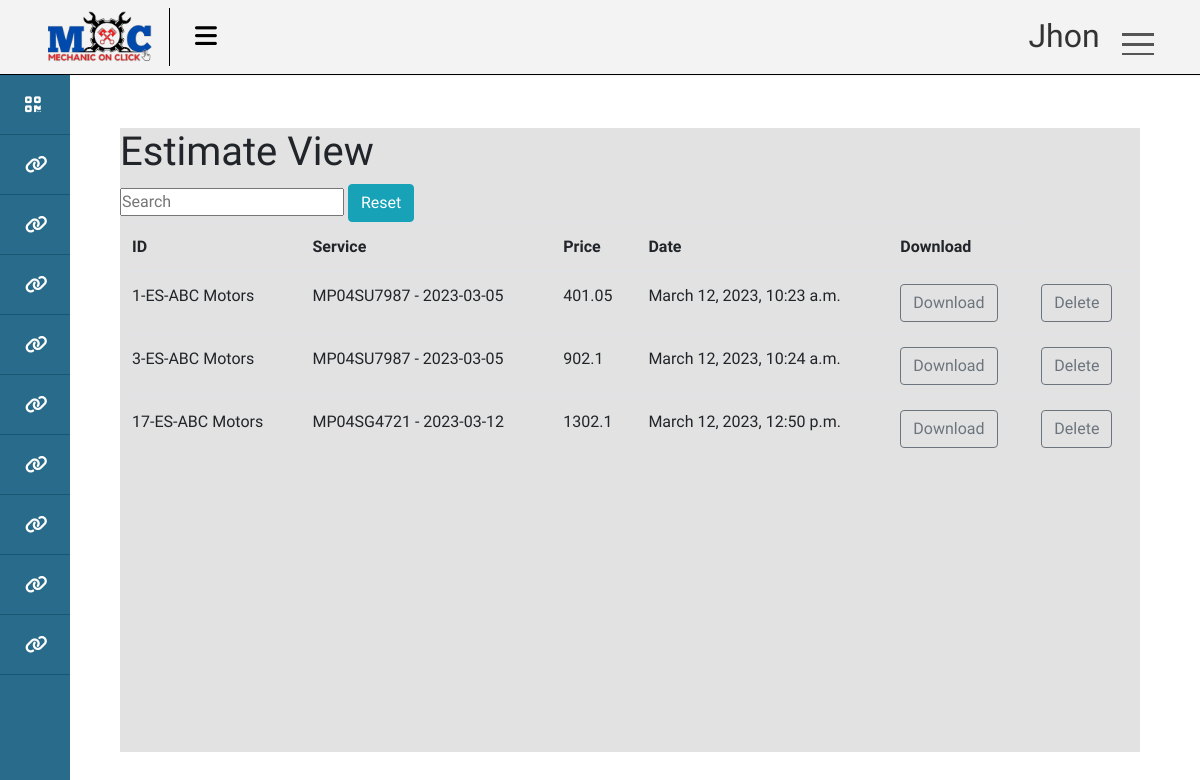
/estimates/ (signed in), run on the app's committed database.
### account/models.py (models this page shows)
class User(AbstractUser):
    class Role(models.TextChoices):
        ADMIN = "ADMIN" , "Admin"
        CUSTOMER = 'CUSTOMER' , "Customer"
        EMPLOYEE = 'EMPLOYEE' , 'Employee'
        HR = 'HR' , 'Human Resource Manager'
        SM = 'SM' , 'Service Manager'
        SA = 'SA' , 'Service Advisor'
        NA = 'NA' , 'NA'
        BSM = 'BSM' , 'Body Shop Manager'
        BSA = 'BSA' , 'Body Shop Advisor'
        CRM = 'CRM' , 'Customer Relationship Manager'
        SPM = 'SPM' , 'Spare Part Manager'
        SPE = 'SPE' , 'Spare Part Executive'
        AM  = 'AM' , 'Account Manager'
    phone = models.CharField(max_length=13,unique=True , null=True , blank=True)
    role = models.CharField(max_length=50 , choices=Role.choices ,default= Role.CUSTOMER)
    is_active = models.BooleanField(default=False)

### ERP/models.py (models this page shows, shortened)
class Estimate(models.Model):
    id = models.UUIDField(
         primary_key = True,
         default = uuid.uuid4,
         editable = False)
    serial_number = models.CharField(max_length=50)
    service = models.OneToOneField(Service , on_delete= models.CASCADE)
    price = models.FloatField()
    report = models.FileField(null=True , blank=True)
    created_at = models.DateTimeField(auto_now_add=True , editable=False)

class Service(models.Model):
    class Progress(models.TextChoices):
        WAITING = 'WAITING' , 'Waiting'
        DOING = 'DOING' , 'Doing'
    vehical = models.ForeignKey(Vehical , on_delete=models.SET_NULL, blank=True , null= True)
    center = models.ForeignKey(Center , on_delete=models.SET_NULL , null=True , blank= True)
    services = models.ManyToManyField(CenterServices)
    products = models.ManyToManyField(CenterProduct)
    progress = models.CharField(max_length=20 , choices=Progress.choices , default= Progress.WAITING)
    date = models.DateTimeField(auto_now_add=True)
    additional_services = models.CharField(max_length=200 ,default = None)
    additional_services_cost = models.IntegerField(default=0)
    is_approved = models.BooleanField(default=False)
    def __str__(self) -> str:
        return str(self.vehical.number) + ' - ' + str(self.date.date())

class Vehical(models.Model):
    customer = models.ForeignKey(Customer , on_delete=models.CASCADE)
    number = models.CharField(max_length=20 , unique= True , blank=False , null= False)
    type = models.CharField(max_length=20)

### account/decorators.py (the view)
        def wrapper(request , *args, **kwargs):
            group = None
            role = request.user.role
            print(role)
            if role in allowed_roles:
                return view_func(request , *args, **kwargs)
            else :
                print('User Not allowed')
                return redirect('unauth_page')

### ERP/views.py (called while the page is built)
@login_required(login_url= 'login_page')
@allowed_users(allowed_roles=[User.Role.EMPLOYEE,User.Role.ADMIN])
def estimates(request):
    context = {}
    employee = Employee.objects.get(user = request.user)
    services = Service.objects.filter(center = employee.center)
    estimates = list(Estimate.objects.filter(service__in = services))
    context['estimates'] = estimates
    return render(request , 'ERP/estimate/estimates_view.html',context=context)

### templates/ERP/estimate/estimates_view.html
{% extends 'ERP/base.html' %}
{% load static %}
{% block content %}
<h1> Estimate View</h1>
{% include 'ERP/search_widget.html' %}
<table id = "myTable" class = 'table'>
<tr><th>ID</th><th>Service</th><th>Price</th><th>Date</th><th>Download</th></tr>
{% for estimate in estimates %}
<tr>
    <td>{{estimate.serial_number}}</td>
    <td>{{estimate.service}}</td>
    <td>{{estimate.price}}</td>
    <td>{{estimate.created_at}}</td>
    <td><a href = '{{estimate.report.url}}' class="btn btn-outline-secondary"> Download</a></td>
    <td><a href = '{% url "delete_estimate" estimate.id %}' class="btn btn-outline-secondary"> Delete</a></td>
</tr>
{% endfor %}
</table>
{% endblock %}

### templates/ERP/base.html (shortened to what this page needs)
{% load static %}
<!DOCTYPE html>
<html lang="en">
<head>
   <link rel="stylesheet" href="{% static 'css/dashboard.css' %}">
   <link rel="stylesheet" href="https://cdn.jsdelivr.net/npm/bootstrap@4.0.0/dist/css/bootstrap.min.css">
 </head>
</head>
<body>
<div id="main">
 <div class="wrapper hover_collapse">
	<div class="top_navbar">
		<div class="logo"><img src="{% static 'img/MoC.png' %}" alt=""></div>
		<div class="menu">
			<div class="hamburger">
				<i class="fas fa-bars"></i>
			</div>
		</div>
	</div>
    <div class="navigation">
		<div class="userBx">
			<p class="username">{{request.user}}</p>
		</div>
		<div class="menuToggle"></div>
      <ul class="menu2">
	  </ul>
	</div>
	{% include 'ERP/dashboard/main_dash.html' %}
	<div class="box">
        {% block content %}
        {% endblock %}
	</div>
</div>
</div>
</body>
</html>

### static/css/dashboard.css (style rules this page uses)
* { font-family: "Baloo Paaji 2", cursive; margin: 0; padding: 0; box-sizing: border-box; list-style: none; text-decoration: none; }
body { background: #ffffff; }
#main { width:100%; height:100%; background-color: salmon; }
.top_navbar { position: fixed; top: 0; left: 0; width: 100%; height: 75px; background: #f3f3f3; box-shadow: 1px 0 2px rgba(0, 0, 0, 0.125); display: flex; align-items: center; border-bottom: 1px solid #000000; }
.top_navbar .logo { width: 170px; padding: 0px 45px; color: white; border-right: 1px solid #000000; }
.top_navbar > .logo > img { width: 110px; }
.top_navbar .menu { width: calc(50% - 250px); padding: 0 25px; display: flex; justify-content: space-between; align-items: center; }
.top_navbar .hamburger { font-size: 25px; cursor: pointer; color: rgb(0, 0, 0); }
.navigation { position: absolute; top: 0px; top: 14px; right: 32px; width: 160px; height: 69px; display: flex; justify-content: space-between; transition: height 0.5s, width 0.5s; overflow: hidden; z-index: 9999; border-radius: 25px; }
.navigation .userBx { position: relative; width: 60px; height: 60px; display: flex; margin-left: 12%; display: flex; align-items: center; justify-content: space-evenly; transition: 0.5s; transition-delay: 0.5s; }
.navigation .userBx .username { white-space: nowrap; text-overflow: hidden; margin-left: 2%; color: #333; font-size: 32px; }
.navigation .menuToggle { position: relative; width: 60px; height: 60px; cursor: pointer; display: flex; justify-content: center; align-items: center; }
.navigation .menuToggle::before { content: ""; position: absolute; width: 32px; height: 3px; background-color: #555; transform: translateY(-10px); box-shadow: 0 10px #555; transition: 0.5s; }
.navigation .menuToggle::after { content: ""; position: absolute; width: 32px; height: 2px; background-color: #555; transform: translateY(10px); transition: 0.5s; }
.menu2 { position: absolute; width: 100%; height: calc(100%-60px); margin-top: 60px; padding: 20px; border-top: 1px solid black; }
#main .box { position: fixed; width: 85%; height: 78%; background-color: #e2e2e2; position: absolute; right:5%; bottom: 6%; }

### data on the page
User: user "Jhon"
Estimate: serial_number "1-ES-ABC Motors", service "MP04SU7987 - 2023-03-05", price "401.05", created_at "March 12, 2023, 10:23 a.m."
Estimate: serial_number "3-ES-ABC Motors", service "MP04SU7987 - 2023-03-05", price "902.1", created_at "March 12, 2023, 10:24 a.m."
Estimate: serial_number "17-ES-ABC Motors", service "MP04SG4721 - 2023-03-12", price "1302.1", created_at "March 12, 2023, 12:50 p.m."
